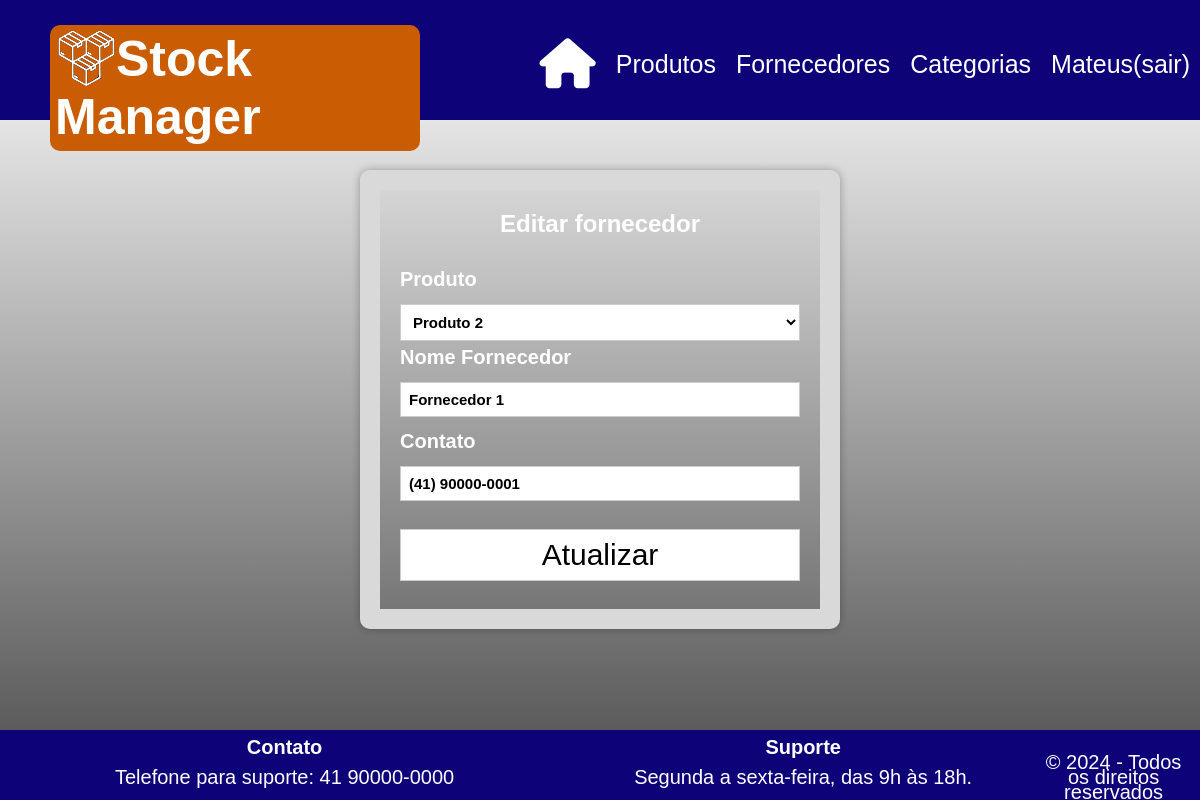
The app's page /index.php?pagina=inserir_fornecedor&editar=1 (signed in), older data.
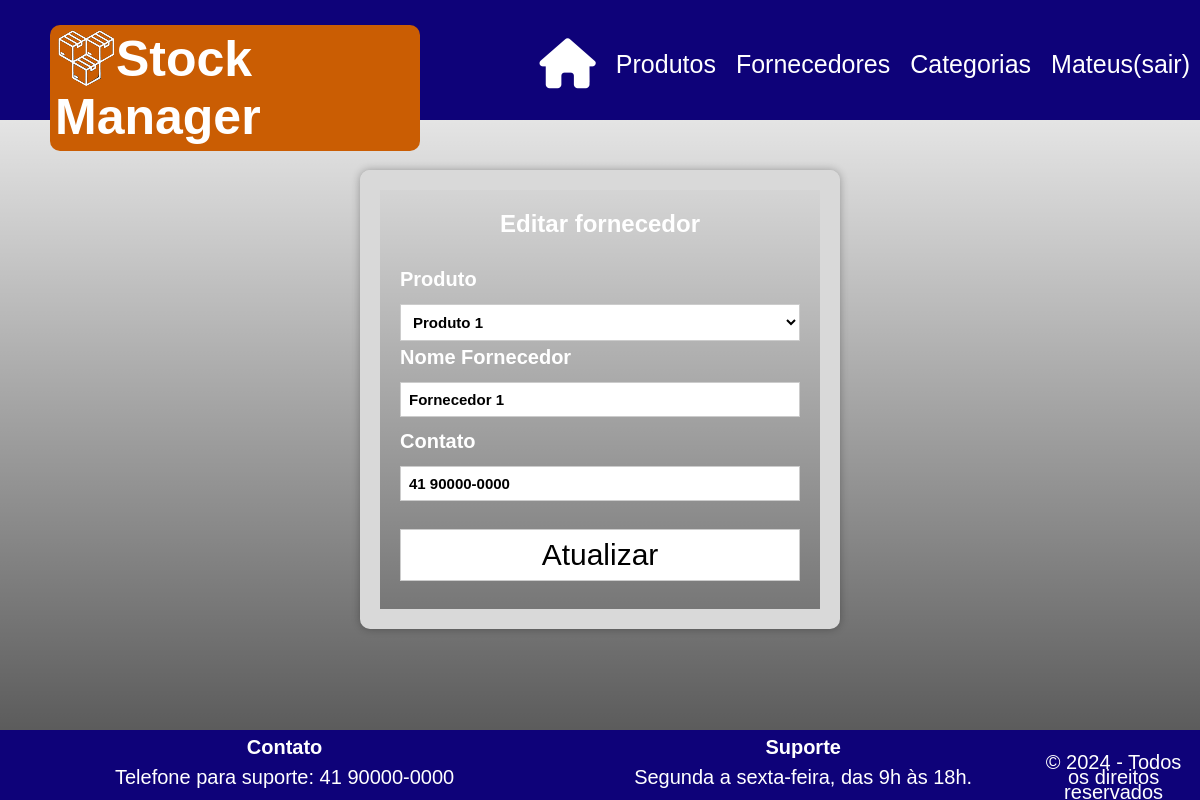
The same page, newer data.
### tables this page shows
CREATE TABLE `fornecedores` (
  `id_fornecedor` int(11) NOT NULL,
  `id_produto` varchar(50) NOT NULL,
  `nome_fornecedor` varchar(30) NOT NULL,
  `contato` varchar(20) NOT NULL,
  `data_registro` datetime NOT NULL DEFAULT current_timestamp()
);

### inserir_fornecedor.php (the view, shortened to what this page needs)
<?php
require_once("conexao.php");
$sql_produtos = $pdo->query("SELECT * FROM produtos");
$resultados_produtos = $sql_produtos->fetchAll(PDO::FETCH_ASSOC);
?>
<!DOCTYPE html>
<html lang="pt-br">
<head>
</head>
<body>
    <?php if (!isset($_GET['editar'])) { ?>
        <form class="inserir" action="" method="post">
            <h2>Inserir novo fornecedor</h2>
            <label for="">Produto</label>
            <select name="escolha_produto">
                <option value="produto" disabled>Selecione um produto</option>
                <?php
                foreach ($resultados_produtos as $produto) {
                    echo '<option value="' . $produto['id_produto'] . '">' . $produto['nome_produto'] . '</option>';
                }
                ?>
            </select>
            <label for="">Nome Fornecedor</label>
            <input type="text" name="nome_fornecedor" required>
            <label for="">Contato</label>
            <input type="text" name="contato" required>
            <button class="button" type="submit">Cadastrar</button>
        </form>
    <?php
    } else {
        $id_fornecedor = $_GET['editar'];
        $sql_fornecedores = $pdo->query("SELECT * FROM fornecedores WHERE id_fornecedor= $id_fornecedor");
        $linha = $sql_fornecedores->fetch(PDO::FETCH_ASSOC);
    ?>
        <form class="inserir" action="editar_fornecedor.php" method="post">
            <h2>Editar fornecedor</h2>
            <label for="">Produto</label>
            <select name="escolha_produto" required>
                <?php
                foreach ($resultados_produtos as $produto) {
                    $selected = ($produto['id_produto'] == $linha['id_produto']) ? 'selected' : '';
                    echo '<option value="' . $produto['id_produto'] . '" ' . $selected . '>' . $produto['nome_produto'] . '</option>';
                }
                ?>
            </select>
            <label for="">Nome Fornecedor</label>
            <input type="text" name="nome_fornecedor" value="<?php echo $linha['nome_fornecedor']; ?>" required>
            <label for="">Contato</label>
            <input type="text" name="contato" value="<?php echo $linha['contato']; ?>" required>
            <button class="button" type="submit">Atualizar</button>
        </form>
    <?php } ?>
</body>
</html>

Row changes from the older to the newer data that the page shows:
changed fornecedores "Fornecedor 1": contato "(41) 90000-0001" → "41 90000-0000"
Text that changed along with them:
form field escolha_produto: "Produto 2" → "Produto 1"
